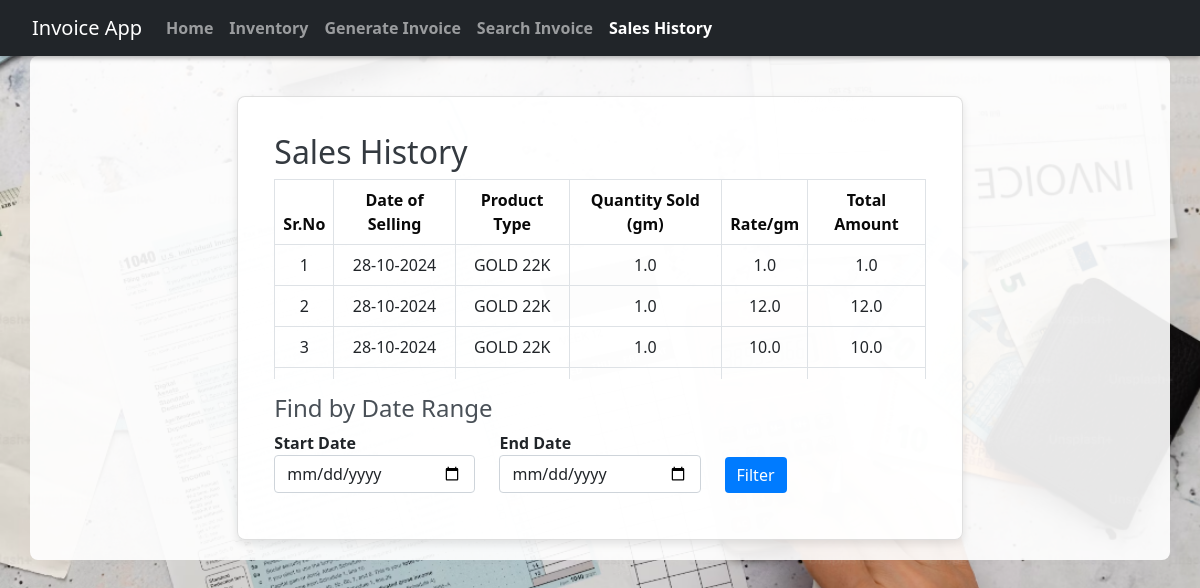
The app's page /sales_history, older data.
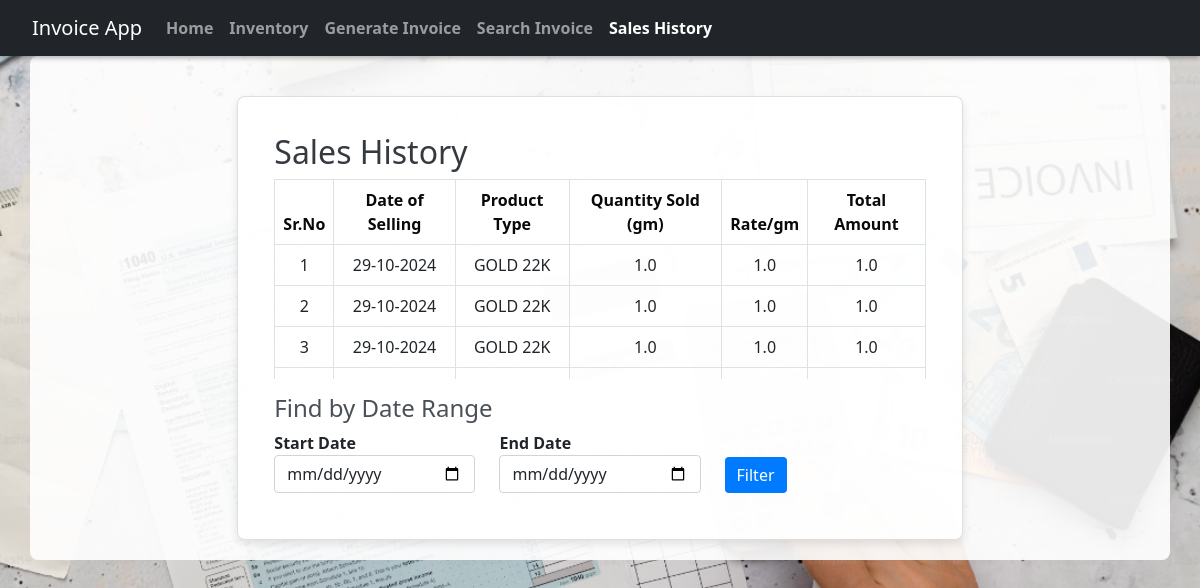
The same page, newer data.
### models.py (models this page shows)
class Sales(db.Model):
    id = db.Column(db.Integer, primary_key=True)
    date_of_selling = db.Column(db.DateTime, default=datetime.utcnow, nullable=False)
    product_type = db.Column(db.String(100), nullable=False)
    quantity_sold = db.Column(db.Float, nullable=False)
    rate = db.Column(db.Float, nullable=False)
    total_amount = db.Column(db.Float, nullable=False)  # Rate * Quantity Sold

### app.py (the view, shortened to what this page needs)
@app.route('/sales_history', methods=['GET', 'POST'])
def sales_history():
    sales = Sales.query.order_by(Sales.date_of_selling.desc()).all()
    return render_template('sales_history.html', sales=sales)

### templates/sales_history.html (shortened to what this page needs)
<!DOCTYPE html>
<html lang="en">
<head>
    <link href="https://cdn.jsdelivr.net/npm/bootstrap@5.1.0/dist/css/bootstrap.min.css" rel="stylesheet">
    <link href="/static/css/sales_history.css" rel="stylesheet">
</head>
<body>
    <nav class="navbar navbar-expand-lg navbar-dark bg-dark fixed-top">
        <div class="container-fluid">
            <a class="navbar-brand" href="/">Invoice App</a>
            <div class="collapse navbar-collapse" id="navbarNav">
                <ul class="navbar-nav me-auto mb-2 mb-lg-0">
                    <li class="nav-item">
                        <a class="nav-link" href="/">Home</a>
                    </li>
                    <li class="nav-item">
                        <a class="nav-link" href="/inventory">Inventory</a>
                    </li>
                    <li class="nav-item">
                        <a class="nav-link" href="/generate_invoice_page">Generate Invoice</a>
                    </li>
                    <li class="nav-item">
                        <a class="nav-link" href="/search_invoice">Search Invoice</a>
                    </li>
                    <li class="nav-item">
                        <a class="nav-link active" href="/sales_history">Sales History</a>
                    </li>
                </ul>
            </div>
        </div>
    </nav>
    <div class="container">
        <div class="row">
            <div class="col-md-8 offset-md-2">
                <div class="card">
                    <div class="card-body">
                        <h2>Sales History</h2>
                        <div class="table-wrapper">
                            <table class="table table-bordered">
                                <thead>
                                    <tr>
                                        <th scope="col">Sr.No</th>
                                        <th>Date of Selling</th>
                                        <th>Product Type</th>
                                        <th>Quantity Sold (gm)</th>
                                        <th>Rate/gm</th>
                                        <th>Total Amount</th>
                                    </tr>
                                </thead>
                                <tbody>
                                    {% for sale in sales %}
                                    <tr>
                                        <td scope="row">{{ loop.index }}</td>
                                        <td>{{ sale.date_of_selling.strftime('%d-%m-%Y') }}</td>
                                        <td>{{ sale.product_type }}</td>
                                        <td>{{ sale.quantity_sold }}</td>
                                        <td>{{ sale.rate }}</td>
                                        <td>{{ sale.total_amount }}</td>
                                    </tr>
                                    {% endfor %}
                                </tbody>
                            </table>
                        </div>
                        <h4>Find by Date Range</h4>
                        <form method="POST">
                            <div class="row align-items-end" style="margin-bottom: 10px;">
                                <div class="col-md-4">
                                    <label for="start_date">Start Date</label>
                                    <input type="date" class="form-control" id="start_date" name="start_date"
                                           value="{{ request.form.start_date or '' }}" required>
                                </div>
                                <div class="col-md-4">
                                    <label for="end_date">End Date</label>
                                    <input type="date" class="form-control" id="end_date" name="end_date"
                                           value="{{ request.form.end_date or '' }}">
                                </div>
                                <div class="col-md-2">
                                    <button type="submit" class="btn btn-primary btn-block">Filter</button>
                                </div>
                            </div>
                        </form>
                    </div>
                </div>
            </div>
        </div>
    </div>
</body>
</html>

### static/css/sales_history.css (style rules this page uses)
body { background-image: url('/static/images/background.jpg'); background-size: cover; background-position: center; background-repeat: no-repeat; background-attachment: fixed; height: 100vh; padding-top: 56px; }
nav { background-color: #343a40; padding: 10px 20px; box-shadow: 0 2px 5px rgba(0, 0, 0, 0.3); }
nav a.nav-link { color: white; font-weight: bold; transition: color 0.3s ease; }
h2 { color: #343a40; }
h4 { color: #495057; margin-top: 15px; }
.table { border-collapse: collapse; }
.table th { background-color: #007bff; color: rgb(9, 9, 9); text-align: center; }
.table td { text-align: center; }
label { font-weight: bold; }
.btn-primary { background-color: #007bff; border: none; }
.table-wrapper { max-height: 200px; overflow-y: auto; }
.table thead th { position: sticky; top: 0; background-color: white; }
.card { margin-top: 20px; box-shadow: 0px 4px 8px rgba(0, 0, 0, 0.1); }
.container, .card { background-color: rgba(255, 255, 255, 0.9); padding: 20px; border-radius: 8px; }

Row changes from the older to the newer data that the page shows:
no longer on this page (row unchanged): Sales: date_of_selling "28-10-2024", product_type "GOLD 22K", quantity_sold "1.0", rate "1.0", total_amount "1.0"
no longer on this page (row unchanged): Sales: date_of_selling "28-10-2024", product_type "GOLD 22K", quantity_sold "1.0", rate "12.0", total_amount "12.0"
no longer on this page (row unchanged): Sales: date_of_selling "28-10-2024", product_type "GOLD 22K", quantity_sold "1.0", rate "10.0", total_amount "10.0"
added Sales: date_of_selling "29-10-2024", product_type "GOLD 22K", quantity_sold "1.0", rate "1.0", total_amount "1.0"
added Sales: date_of_selling "29-10-2024", product_type "GOLD 22K", quantity_sold "1.0", rate "1.0", total_amount "1.0"
added Sales: date_of_selling "29-10-2024", product_type "GOLD 22K", quantity_sold "1.0", rate "1.0", total_amount "1.0"
